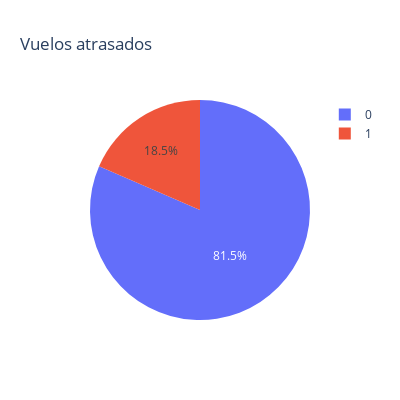

Notebook code cell kept with this figure:
### Markdown cell above
Como base vamos a calcular la tasa de atraso de todo el dataset y haremos un gráfico de torta con esta proporción.

### Code cell
#Veamos la proporción de vuelos atrasados y a tiempo
plot = pd.DataFrame(df['atraso_15'].value_counts())
plot['pie_plot'] = plot['atraso_15']/plot['atraso_15'].sum()
fig = px.pie(plot, names=plot.index, values='pie_plot', width=400, height = 400, title='Vuelos atrasados')
fig.show()

### Figure 1 — Plotly figure (JSON) as saved in the notebook; plotly's stock layout.template omitted (floating-point values rounded to 4 significant figures)
{"data": [{"domain": {"x": [0, 1], "y": [0, 1]}, "hovertemplate": "index=%{label}<br>pie_plot=%{value}<extra></extra>", "labels": [0, 1], "legendgroup": "", "name": "", "showlegend": true, "type": "pie", "values": [0.8151, 0.1849]}], "layout": {"height": 400, "legend": {"tracegroupgap": 0}, "title": {"text": "Vuelos atrasados"}, "width": 400}}
